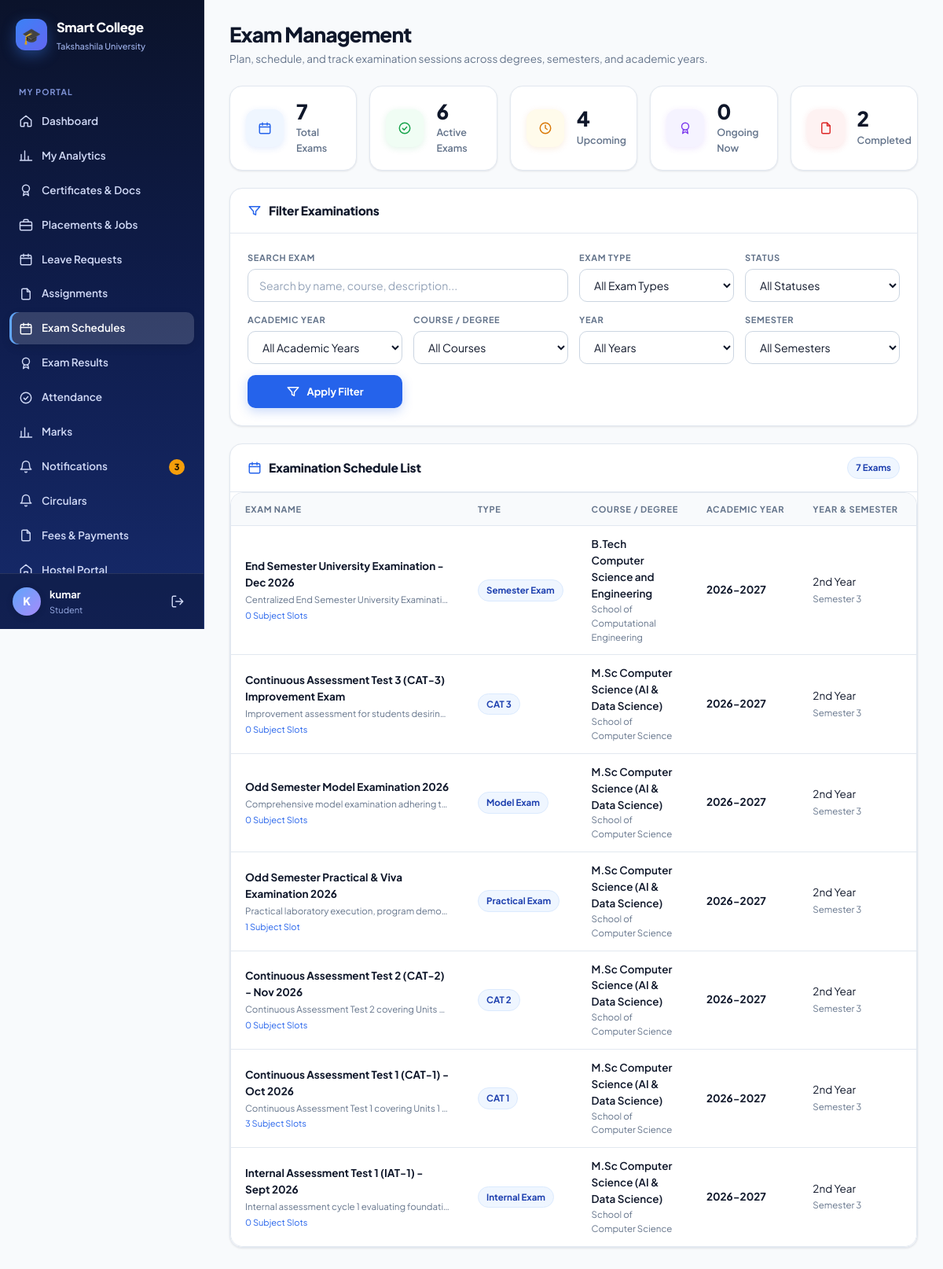
The app's page /exams/ (signed in) with its own data.
### students/models.py (models this page shows, shortened)
class Student(models.Model):
    user = models.OneToOneField(
        User,
        on_delete=models.CASCADE,
        null=True,
        blank=True
    )
    name = models.CharField(max_length=100)
    roll_no = models.CharField(max_length=20, unique=True)
    sif_number = models.CharField(
        max_length=30,
        unique=True,
        null=True,
        blank=True,
        help_text="7-digit unique University SIF number (auto-generated if left blank)"
    )
    email = models.EmailField()
    department = models.ForeignKey(
        Department,
        on_delete=models.CASCADE
    )
    course = models.ForeignKey(
        Course,
        on_delete=models.SET_NULL,
        null=True,
        blank=True
    )
    year = models.IntegerField()
    is_approved = models.BooleanField(default=True)
    parent_name = models.CharField(max_length=100, blank=True)
    parent_phone = models.CharField(max_length=20, blank=True)
    phone = models.CharField(max_length=20, blank=True)
    admission_date = models.DateField(default=timezone.now)
    is_active = models.BooleanField(default=True)

class Course(models.Model):
    name = models.CharField(max_length=100)
    department = models.ForeignKey(
        Department,
        on_delete=models.CASCADE,
        related_name="courses"
    )

class Department(models.Model):
    name = models.CharField(max_length=100)

### exams/models.py (models this page shows, shortened)
class Exam(models.Model):
    EXAM_TYPE_CHOICES = [
        ("CAT 1", "CAT 1"),
        ("CAT 2", "CAT 2"),
        ("CAT 3", "CAT 3"),
        ("Model Exam", "Model Exam"),
        ("Semester Exam", "Semester Exam"),
        ("Internal Exam", "Internal Exam"),
        ("Practical Exam", "Practical Exam"),
    ]
    YEAR_CHOICES = [
        (1, "1st Year"),
        (2, "2nd Year"),
        (3, "3rd Year"),
        (4, "4th Year"),
    ]
    SEMESTER_CHOICES = [
        (1, "Semester 1"),
        (2, "Semester 2"),
        (3, "Semester 3"),
        (4, "Semester 4"),
        (5, "Semester 5"),
        (6, "Semester 6"),
        (7, "Semester 7"),
        (8, "Semester 8"),
    ]
    name = models.CharField(max_length=150, verbose_name="Exam Name")
    exam_type = models.CharField(max_length=50, choices=EXAM_TYPE_CHOICES, verbose_name="Exam Type")
    academic_year = models.CharField(max_length=20, default="2026-2027", verbose_name="Academic Year")
    semester = models.PositiveSmallIntegerField(choices=SEMESTER_CHOICES, verbose_name="Semester")
    course = models.ForeignKey(Course, on_delete=models.CASCADE, related_name="managed_exams", verbose_name="Course/Degree")
    year = models.PositiveSmallIntegerField(choices=YEAR_CHOICES, verbose_name="Year")
    start_date = models.DateField(verbose_name="Start Date")
    end_date = models.DateField(verbose_name="End Date")
    description = models.TextField(blank=True, verbose_name="Description")
    is_active = models.BooleanField(default=True, verbose_name="Active Status")
    created_by = models.ForeignKey(User, on_delete=models.SET_NULL, null=True, blank=True, related_name="created_exams")
    created_at = models.DateTimeField(auto_now_add=True)
    updated_at = models.DateTimeField(auto_now=True)
    class Meta:
        ordering = ["-start_date", "-created_at"]
        verbose_name = "Exam"
        verbose_name_plural = "Exams"
    @property
    def timeline_status(self):
        if not self.is_active:
            return "Inactive"
        today = timezone.localdate()
        if today < self.start_date:
            return "Upcoming"
        elif self.start_date <= today <= self.end_date:
            return "Ongoing"
        else:
            return "Completed"

### exams/views.py (the view, shortened to what this page needs)
# urls.py: path("", views.exam_list, name="exam_list"),
@login_required(login_url="/accounts/login/")
def exam_list(request):
    user = request.user
    student = Student.objects.filter(user=user).select_related("course", "department").first()
    is_admin = user.is_superuser or user.is_staff
    faculty = _get_faculty(user)
    is_faculty = faculty is not None
    queryset = Exam.objects.select_related("course", "course__department", "created_by").prefetch_related("schedules")
    if student and not (is_admin or is_faculty):
        queryset = queryset.filter(
            course=student.course,
            year=student.year,
            is_active=True
        )
    q = request.GET.get("q", "").strip()
    exam_type = request.GET.get("exam_type", "").strip()
    academic_year = request.GET.get("academic_year", "").strip()
    course_id = request.GET.get("course", "").strip()
    year = request.GET.get("year", "").strip()
    semester = request.GET.get("semester", "").strip()
    status = request.GET.get("status", "").strip()
    if exam_type:
        queryset = queryset.filter(exam_type=exam_type)
    if academic_year:
        queryset = queryset.filter(academic_year=academic_year)
    if course_id:
        queryset = queryset.filter(course_id=course_id)
    if year:
        queryset = queryset.filter(year=year)
    if semester:
        queryset = queryset.filter(semester=semester)
    today = timezone.localdate()
    if status == "active":
        queryset = queryset.filter(is_active=True)
    elif status == "inactive":
        queryset = queryset.filter(is_active=False)
    elif status == "upcoming":
        queryset = queryset.filter(is_active=True, start_date__gt=today)
    elif status == "ongoing":
        queryset = queryset.filter(is_active=True, start_date__lte=today, end_date__gte=today)
    elif status == "completed":
        queryset = queryset.filter(end_date__lt=today)
    exams = list(queryset)
    base_exams = Exam.objects.all() if (is_admin or is_faculty) else Exam.objects.filter(course=student.course if student else None)
    total_count = base_exams.count()
    active_count = base_exams.filter(is_active=True).count()
    upcoming_count = base_exams.filter(is_active=True, start_date__gt=today).count()
    ongoing_count = base_exams.filter(is_active=True, start_date__lte=today, end_date__gte=today).count()
    completed_count = base_exams.filter(end_date__lt=today).count()
    courses = Course.objects.all().select_related("department")
    exam_types = [choice[0] for choice in Exam.EXAM_TYPE_CHOICES]
    academic_years = Exam.objects.values_list("academic_year", flat=True).distinct().order_by("-academic_year")
    context = {
        "exams": exams,
        "is_admin": is_admin,
        "is_faculty": is_faculty,
        "student": student,
        "today": today,
        "total_count": total_count,
        "active_count": active_count,
        "upcoming_count": upcoming_count,
        "ongoing_count": ongoing_count,
        "completed_count": completed_count,
        "courses": courses,
        "exam_types": exam_types,
        "academic_years": academic_years,
        "filters": {
            "q": q,
            "exam_type": exam_type,
            "academic_year": academic_year,
            "course": course_id,
            "year": year,
            "semester": semester,
            "status": status,
        }
    }
    return render(request, "exams/exam_list.html", context)

### exams/templates/exams/exam_list.html (shortened to what this page needs)
{% extends "base.html" %}
{% block page_title %}
    {% if student and not is_admin and not is_faculty %}
        My Examinations
    {% else %}
        Exam Management
    {% endif %}
{% endblock %}
{% block page_sub %}
    {% if student and not is_admin and not is_faculty %}
        View your scheduled examinations, timetable slots, venues and instructions for {{ student.course.name }} (Year {{ student.year }}).
    {% else %}
        Plan, schedule, and track examination sessions across degrees, semesters, and academic years.
    {% endif %}
{% endblock %}
{% block content %}
<div class="grid grid-5 mb">
    <div class="stat">
        <div class="stat-ico">
            <svg class="icon"><use href="#i-calendar"/></svg>
        </div>
        <div>
            <div class="stat-val">{{ total_count }}</div>
            <div class="stat-label">Total Exams</div>
        </div>
    </div>
    <div class="stat">
        <div class="stat-ico green">
            <svg class="icon"><use href="#i-check"/></svg>
        </div>
        <div>
            <div class="stat-val">{{ active_count }}</div>
            <div class="stat-label">Active Exams</div>
        </div>
    </div>
    <div class="stat">
        <div class="stat-ico amber">
            <svg class="icon"><use href="#i-clock"/></svg>
        </div>
        <div>
            <div class="stat-val">{{ upcoming_count }}</div>
            <div class="stat-label">Upcoming</div>
        </div>
    </div>
    <div class="stat">
        <div class="stat-ico violet">
            <svg class="icon"><use href="#i-award"/></svg>
        </div>
        <div>
            <div class="stat-val">{{ ongoing_count }}</div>
            <div class="stat-label">Ongoing Now</div>
        </div>
    </div>
    <div class="stat">
        <div class="stat-ico rose">
            <svg class="icon"><use href="#i-file"/></svg>
        </div>
        <div>
            <div class="stat-val">{{ completed_count }}</div>
            <div class="stat-label">Completed</div>
        </div>
    </div>
</div>
<div class="card mb">
    <div class="card-head">
        <div class="card-title">
            <svg class="icon"><use href="#i-filter"/></svg>
            <span>Filter Examinations</span>
        </div>
    </div>
    <div class="card-body">
        <form method="get" action="{% url 'exam_list' %}" class="grid grid-4" style="gap: 14px; align-items: flex-end;">
            <div class="field" style="grid-column: span 2;">
                <label for="q">Search Exam</label>
                <input type="text" id="q" name="q" value="{{ filters.q }}" class="input" placeholder="Search by name, course, description...">
            </div>
            <div class="field">
                <label for="exam_type">Exam Type</label>
                <select id="exam_type" name="exam_type" class="select">
                    <option value="">All Exam Types</option>
                </select>
            </div>
            <div class="field">
                <label for="status">Status</label>
                <select id="status" name="status" class="select">
                    <option value="">All Statuses</option>
                </select>
            </div>
            <div class="field">
                <label for="academic_year">Academic Year</label>
                <select id="academic_year" name="academic_year" class="select">
                    <option value="">All Academic Years</option>
                </select>
            </div>
            {% if not student or is_admin or is_faculty %}
            <div class="field">
                <label for="course">Course / Degree</label>
                <select id="course" name="course" class="select">
                    <option value="">All Courses</option>
                </select>
            </div>
            <div class="field">
                <label for="year">Year</label>
                <select id="year" name="year" class="select">
                    <option value="">All Years</option>
                </select>
            </div>
            {% endif %}
            <div class="field">
                <label for="semester">Semester</label>
                <select id="semester" name="semester" class="select">
                    <option value="">All Semesters</option>
                </select>
            </div>
            <div style="display: flex; gap: 8px;">
                <button type="submit" class="btn btn-primary btn-block">
                    <svg class="icon"><use href="#i-filter"/></svg>
                    <span>Apply Filter</span>
                </button>
            </div>
        </form>
    </div>
</div>
<div class="card">
    <div class="card-head">
        <div class="card-title">
            <svg class="icon"><use href="#i-calendar"/></svg>
            <span>Examination Schedule List</span>
        </div>
        <span class="badge">{{ exams|length }} Exam{{ exams|length|pluralize }}</span>
    </div>
    <div class="card-body flush">
        {% if exams %}
        <div class="table-wrap">
            <table class="table">
                <thead>
                    <tr>
                        <th>Exam Name</th>
                        <th>Type</th>
                        <th>Course / Degree</th>
                        <th>Academic Year</th>
                        <th>Year & Semester</th>
                        <th>Exam Dates</th>
                    </tr>
                </thead>
                <tbody>
                    {% for exam in exams %}
                    <tr>
                        <td>
                            <a href="{% url 'exam_detail' exam.pk %}" style="font-weight: 700; color: var(--ink); text-decoration: none;">
                                {{ exam.name }}
                            </a>
                            {% if exam.description %}
                                <div style="font-size: 11.5px; color: var(--muted); margin-top: 2px; max-width: 260px; white-space: nowrap; overflow: hidden; text-overflow: ellipsis;" title="{{ exam.description }}">
                                    {{ exam.description }}
                                </div>
                            {% endif %}
                            <div style="font-size: 11px; color: var(--brand); margin-top: 2px;">
                                {{ exam.schedules.count }} Subject Slot{{ exam.schedules.count|pluralize }}
                            </div>
                        </td>
                        <td>
                            <span class="badge" style="background: var(--brand-50); color: var(--brand-700); font-weight: 700;">
                                {{ exam.exam_type }}
                            </span>
                        </td>
                        <td>
                            <span style="font-weight: 600;">{{ exam.course.name }}</span>
                            <div style="font-size: 11.5px; color: var(--muted);">{{ exam.course.department.name }}</div>
                        </td>
                        <td>
                            <strong>{{ exam.academic_year }}</strong>
                        </td>
                        <td>
                            <div>{{ exam.get_year_display }}</div>
                            <span class="muted" style="font-size: 11.5px;">{{ exam.get_semester_display }}</span>
                        </td>
                        <td>
                        </td>
                    </tr>
                    {% endfor %}
                </tbody>
            </table>
        </div>
        {% endif %}
    </div>
</div>
{% endblock %}

### templates/base.html (shortened to what this page needs)
{% load static %}<!DOCTYPE html>
<html lang="en">
<head>
    <link rel="stylesheet" href="{% static 'css/theme.css' %}">
</head>
<body>
<div class="app">
    <aside class="sidebar" id="sidebar">
        <a class="brand" href="{{ nav_home }}">
            <span class="brand-mark">🎓</span>
            <span>
                <div class="brand-name">Smart College</div>
                <div class="brand-sub">Takshashila University</div>
            </span>
        </a>
        <nav class="nav">
            {% for group in nav_groups %}
                {% if group.label %}<div class="nav-label">{{ group.label }}</div>{% endif %}
                {% for item in group.items %}
                    <a class="nav-link {% if item.active %}active{% endif %}" href="{{ item.url }}">
                        <svg class="icon"><use href="#i-{{ item.icon }}"/></svg>
                        <span>{{ item.label }}</span>
                        {% if item.badge %}<span class="nav-badge">{{ item.badge }}</span>{% endif %}
                    </a>
                {% endfor %}
            {% endfor %}
        </nav>
        <div class="sidebar-foot">
            <div class="avatar">{{ nav_initial }}</div>
            <div class="who">
                <div class="who-name">{{ nav_display }}</div>
                <div class="who-role">{{ nav_role_label }}</div>
            </div>
            <a class="logout" href="/accounts/logout/" title="Log out"><svg class="icon"><use href="#i-logout"/></svg></a>
        </div>
    </aside>
    <div class="main">
        <main class="page">
            <div class="page-head">
                <div>
                    <h1 class="page-title">{% block page_title %}{% endblock %}</h1>
                    <div class="page-sub">{% block page_sub %}{% endblock %}</div>
                </div>
            </div>
            {% block content %}{% endblock %}
        </main>
    </div>
</div>
</body>
</html>

### records on screen
Student: name "kumar"
Exam: name "End Semester University Examination - Dec 2026", description "Centralized End Semester University Examinati…", schedules.count "0", exam_type "Semester Exam", course.name "B.Tech Computer Science and Engineering", course.department.name "School of Computational Engineering", academic_year "2026-2027", year "2nd Year", semester "Semester 3"
Exam: name "Continuous Assessment Test 3 (CAT-3) Improvement Exam", description "Improvement assessment for students desirin…", schedules.count "0", exam_type "CAT 3", course.name "M.Sc Computer Science (AI & Data Science)", course.department.name "School of Computer Science", academic_year "2026-2027", year "2nd Year", semester "Semester 3"
Exam: name "Odd Semester Model Examination 2026", description "Comprehensive model examination adhering t…", schedules.count "0", exam_type "Model Exam", course.name "M.Sc Computer Science (AI & Data Science)", course.department.name "School of Computer Science", academic_year "2026-2027", year "2nd Year", semester "Semester 3"
Exam: name "Odd Semester Practical & Viva Examination 2026", description "Practical laboratory execution, program demo…", schedules.count "1", exam_type "Practical Exam", course.name "M.Sc Computer Science (AI & Data Science)", course.department.name "School of Computer Science", academic_year "2026-2027", year "2nd Year", semester "Semester 3"
Exam: name "Continuous Assessment Test 2 (CAT-2) - Nov 2026", description "Continuous Assessment Test 2 covering Units…", schedules.count "0", exam_type "CAT 2", course.name "M.Sc Computer Science (AI & Data Science)", course.department.name "School of Computer Science", academic_year "2026-2027", year "2nd Year", semester "Semester 3"
Exam: name "Continuous Assessment Test 1 (CAT-1) - Oct 2026", description "Continuous Assessment Test 1 covering Units 1…", schedules.count "3", exam_type "CAT 1", course.name "M.Sc Computer Science (AI & Data Science)", course.department.name "School of Computer Science", academic_year "2026-2027", year "2nd Year", semester "Semester 3"
Exam: name "Internal Assessment Test 1 (IAT-1) - Sept 2026", description "Internal assessment cycle 1 evaluating foundat…", schedules.count "0", exam_type "Internal Exam", course.name "M.Sc Computer Science (AI & Data Science)", course.department.name "School of Computer Science", academic_year "2026-2027", year "2nd Year", semester "Semester 3"

### other values on screen
{{ group.label }} "MY PORTAL"
{{ item.label }} "Dashboard" "My Analytics" "Certificates & Docs" "Placements & Jobs" "Leave Requests" "Assignments" "Exam Schedules" "Exam Results" "Attendance" "Marks" "Notifications" "Circulars" "Fees & Payments" "Hostel Portal"
{{ item.badge }} "3"
{{ nav_initial }} "K"
{{ nav_role_label }} "Student"
{{ total_count }} "7"
{{ active_count }} "6"
{{ upcoming_count }} "4"
{{ ongoing_count }} "0"
{{ completed_count }} "2"
{{ exams|length }} "7"
